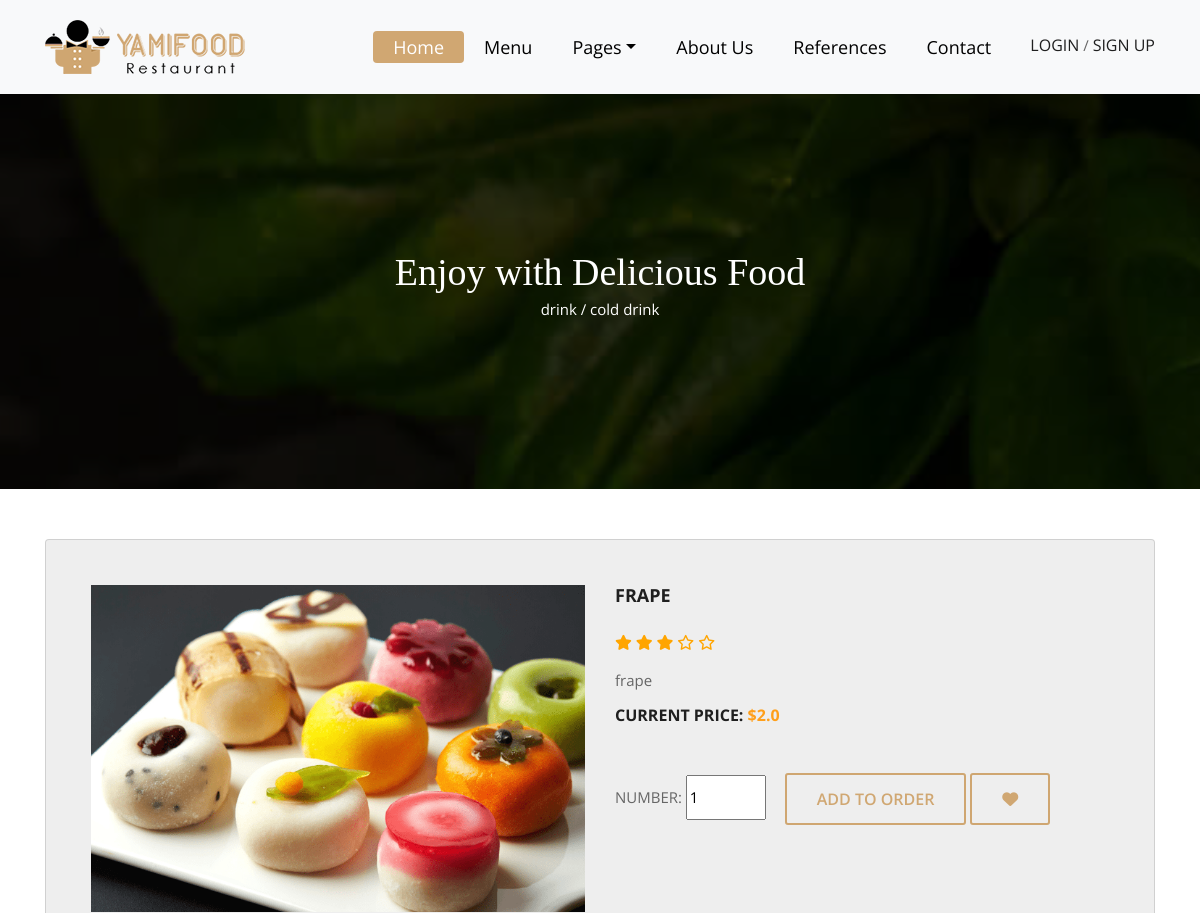
Before: /product/11/frapee/ (upper part) with the older database file.
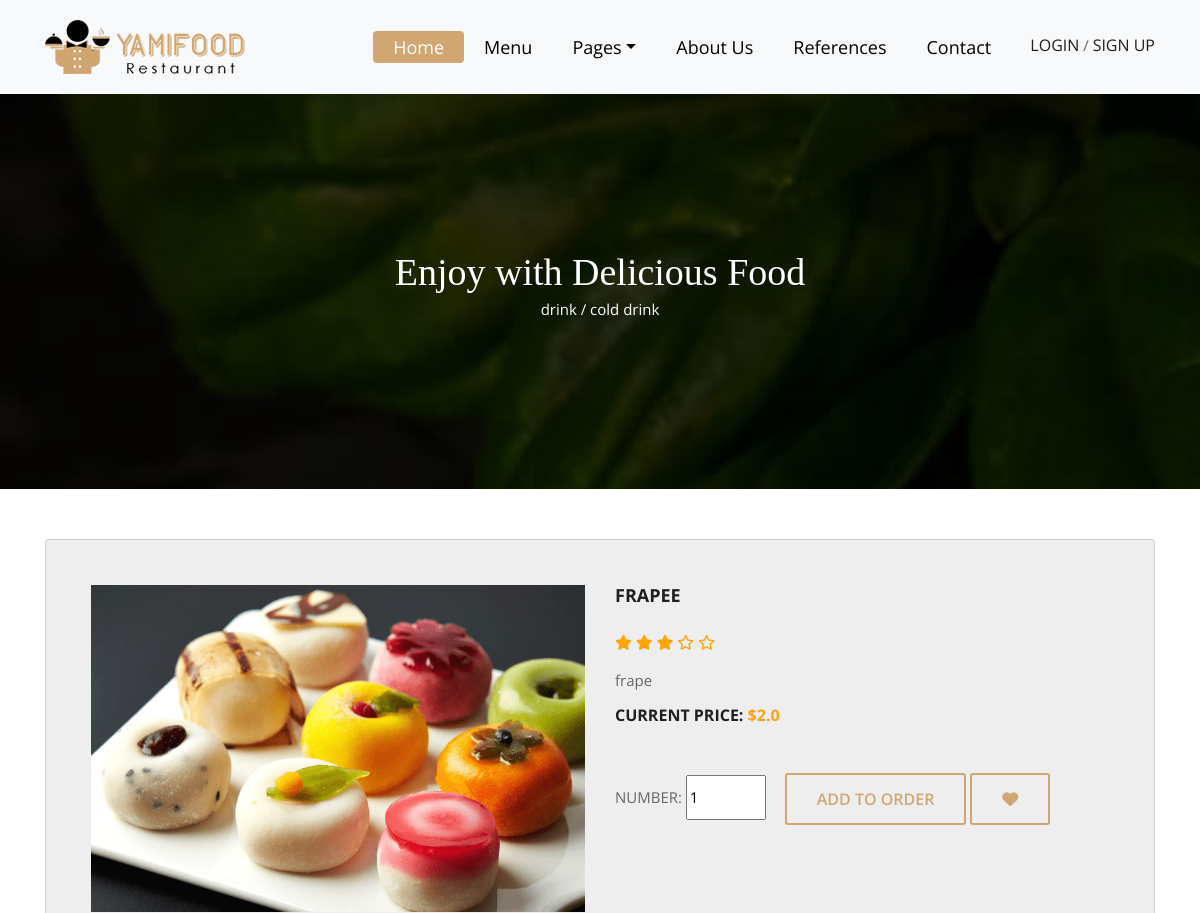
After: the same page with the newer database file.
### product/models.py (models this page shows, shortened)
class Product(models.Model):
    STATUS = (
        ('True', 'Evet'),
        ('False', 'Hayir')
    )
    category = models.ForeignKey(Category, on_delete=models.CASCADE)
    title = models.CharField(max_length=30)
    keywords = models.CharField(blank=True, max_length=255)
    description = models.CharField(blank=True, max_length=255)
    image = models.ImageField(blank=True, upload_to='images/')
    price = models.FloatField()
    slug = models.SlugField(null=False, unique=True)
    detail = RichTextUploadingField()
    status = models.CharField(max_length=10, choices=STATUS)
    create_at = models.DateTimeField(auto_now_add=True)
    update_at = models.DateTimeField(auto_now=True)
    def image_tag(self):
        return mark_safe('<img src="{}" height="50"/>'.format(self.image.url))
    image_tag.short_description = 'Image'

class Category(MPTTModel):
    STATUS = (
        ('True', 'Evet'),
        ('False', 'Hayir')
    )
    title = models.CharField(max_length=30, unique=True)
    keywords = models.CharField(blank=True, max_length=255)
    description = models.CharField(blank=True, max_length=255)
    image = models.ImageField(blank=True, upload_to='images/')
    status = models.CharField(max_length=10, choices=STATUS)
    slug = models.SlugField(null=False, unique=True)
    parent = TreeForeignKey('self', blank=True, null=True, related_name='children', on_delete=models.CASCADE)
    create_at = models.DateTimeField(auto_now_add=True)
    update_at = models.DateTimeField(auto_now=True)
    class MPTTMeta:
        order_insertion_py = ['title']
    def __str__(self):
        full_path = [self.title]
        k = self.parent
        while k is not None:
            full_path.append(k.title)
            k = k.parent
        return ' / '.join(full_path[::-1])
    def image_tag(self):
        return mark_safe('<img src="{}" height="50"/>'.format(self.image.url))
    image_tag.short_description = 'Image'

### home/views.py (the view)
# urls.py: path('product/<int:id>/<slug:slug>/', views.product_detail, name='product_detail'),
def product_detail(request,id,slug):
    category = Category.objects.all()
    product = Product.objects.get(pk=id)
    images = Images.objects.filter(product_id=id)
    comments = Comment.objects.filter(product_id=id,status='True')
    context = {'category': category,'product': product, 'images': images, 'comments': comments,}
    return render(request, 'product_detail.html', context)

### home/templates/product_detail.html (shortened to what this page needs)
{% extends "homebase.html" %}
{% load static %}
{% block head %}
    <link href="https://maxcdn.bootstrapcdn.com/font-awesome/4.7.0/css/font-awesome.min.css" rel="stylesheet">
    <link rel="stylesheet" href="{% static 'css/new.css' %}">
    <link rel="stylesheet" href="{% static 'css/new.css' %}">
{% endblock %}
{% block content %}
    <div class="all-page-title page-breadcrumb">
        <div class="container text-center">
            <div class="row">
                <div class="col-lg-12">
                    <h1>Enjoy with Delicious Food</h1>
                    <p><a style="color: white"
                          href="/category/{{ product.category_id }}/{{ product.category.slug }}">{{ product.category }}</a>
                    </p>
                </div>
            </div>
        </div>
    </div>
    <div class="container">
        <div class="card">
            <div class="container-fliud">
                <div class="wrapper row">
                    <div class="preview col-md-6">
                        <div class="preview-pic tab-content">
                            <div class="tab-pane active" id="pic-1"><img src="{{ product.image.url }}"/></div>
                        </div>
                    </div>
                    <div class="details col-md-6">
                        <h3 class="product-title">{{ product.title }}</h3>
                        <div class="rating">
                                <span style="color: orange" class="fa fa-star checked"></span>
                                <span style="color: orange" class="fa fa-star checked"></span>
                                <span style="color: orange" class="fa fa-star checked"></span>
                                <span style="color: orange" class="fa fa-star-o empty"></span>
                                <span style="color: orange" class="fa fa-star-o empty"></span>
                        </div>
                        <p class="product-description">{{ product.description }}</p>
                        <h4 class="price">current price: <span>${{ product.price }}</span></h4>
                        <br>
                        <div class="action">
                            <span class="text-uppercase">number:</span>
                            <input class="input" type="number" min="0" style="width: 80px; height: 45px" value="1">&emsp;
                            <button class="btn btn-submit" type="button">add to order</button>
                            <button class="btn btn-submit" type="button"><span class="fa fa-heart"></span>
                            </button>
                        </div>
                    </div>
                </div>
            <br>
            </div>
        </div>
    </div>
    <br>
    <br>
{% endblock %}

### home/templates/homebase.html (shortened to what this page needs)
<!DOCTYPE html>
<html lang="en">
<head>
{% load static %}
    <link rel="stylesheet" href="{% static 'css/bootstrap.min.css' %}">
    <link rel="stylesheet" href="{% static 'css/style.css' %}">
    <link rel="stylesheet" href="{% static 'css/responsive.css' %}">
    <link rel="stylesheet" href="{% static 'css/custom.css' %}">
    {% block head %}  {% endblock %}
</head>
<body>
    {% include 'header.html' %}
    {% block content %}  {% endblock %}
</body>
</html>

### home/templates/header.html (shortened to what this page needs)
{% load static %}
	<header class="top-navbar">
		<nav class="navbar navbar-expand-lg navbar-light bg-light">
			<div class="container">
				<a class="navbar-brand" href="/">
					<img src="{%static 'images/logo.png' %}" alt="" />
				</a>
				<div class="collapse navbar-collapse" id="navbars-rs-food">
					<ul class="navbar-nav ml-auto">
						<li class="nav-item active"><a class="nav-link" href="/">Home</a></li>
						<li class="nav-item"><a class="nav-link" href="/menu">Menu</a></li>
						<li class="nav-item dropdown">
							<a class="nav-link dropdown-toggle" href="#" id="dropdown-a" data-toggle="dropdown">Pages</a>
						</li>
                        <li class="nav-item"><a class="nav-link" href="/aboutus">About Us</a></li>
						<li class="nav-item"><a class="nav-link" href="/references">References</a></li>
                        <li class="nav-item"><a class="nav-link" href="/contact">Contact</a></li>
                        <li class="nav-item dropdown">
                            {% if user.id is not None %}
							<a class="nav-link dropdown-toggle" href="#" id="dropdown-a" data-toggle="dropdown"><i class="fa fa-user"></i>
                                {{ user.first_name }}</a>
                            {% else %}
                            &ensp;&ensp;<a class="text-uppercase" style="font-size: 16px" href="/login/"> login</a> / <a class="text-uppercase" style="font-size: 16px" href="/signup/"> Sign Up</a>
                            {% endif %}
						</li>
					</ul>
				</div>
			</div>
		</nav>
	</header>

### home/templates/footer.html (shortened to what this page needs)
{% load static %}

### home/static/css/style.css (style rules this page uses)
body { color: #666666; font-size: 15px; font-family: 'Athiti', sans-serif; line-height: 1.80857; }
a { color: #1f1f1f; text-decoration: none !important; outline: none !important; -webkit-transition: all .3s ease-in-out; -moz-transition: all .3s ease-in-out; -ms-transition: all .3s ease-in-out; -o-transition: all .3s ease-in-out; transition: all .3s ease-in-out; }
h1, h2, h3, h4, h5, h6 { letter-spacing: 0; font-weight: normal; position: relative; padding: 0 0 10px 0; font-weight: normal; line-height: 120% !important; color: #1f1f1f; margin: 0 }
h1 { font-size: 24px }
h3 { font-size: 18px }
h4 { font-size: 16px }
a { color: #1f1f1f; text-decoration: none; outline: none; }
a, .btn { text-decoration: none !important; outline: none !important; -webkit-transition: all .3s ease-in-out; -moz-transition: all .3s ease-in-out; -ms-transition: all .3s ease-in-out; -o-transition: all .3s ease-in-out; transition: all .3s ease-in-out; }
ul, li, ol { list-style: none; margin: 0px; padding: 0px; }
.top-navbar { position: relative; z-index: 10; }
.top-navbar .navbar { padding: 15px 0px; position: fixed; width: 100%; transition: height .3s ease-out, background .3s ease-out, box-shadow .3s ease-out; -webkit-transform: translate3d(0, 0, 0); transform: translate3d(0, 0, 0); z-index: 100; }
.top-navbar .navbar-light .navbar-nav .nav-link { color: #010101; font-size: 18px; padding: 0px 20px; border-radius: 4px; }
.top-navbar .navbar-light .navbar-nav .nav-item.active .nav-link { background: #d0a772; color: #ffffff; border-radius: 4px; }
.btn { text-transform: uppercase; padding: 19px 36px; }
.btn { display: inline-block; font-weight: 600; text-align: center; white-space: nowrap; vertical-align: middle; -webkit-user-select: none; -moz-user-select: none; -ms-user-select: none; user-select: none; border: 2px solid transparent; padding: 12px 30px; font-size: 16px; line-height: 1.5; border-radius: .1875rem; transition: color .15s ease-in-out, background-color .15s ease-in-out, border-color .15s ease-in-out, box-shadow .15s ease-in-out; }
.page-breadcrumb { padding: 250px 0 150px; background: url(../images/all-bg.jpg) no-repeat; background-attachment: fixed; background-size: cover; background-position: 0 0; position: relative; }
.all-page-title .container { position: relative; z-index: 2; }
.all-page-title::before { background: #010101; content: ""; height: 100%; left: 0; position: absolute; top: 0; width: 100%; z-index: 1; opacity: 0.8; }
.all-page-title h1 { font-size: 38px; color: #ffffff; font-family: 'Arbutus Slab', serif; padding: 0px; }
.btn-submit { color: #d0a772; background-color: transparent; background-image: none; border-color: #cfa671; }

### home/static/css/new.css (style rules this page uses)
body { font-family: 'open sans'; overflow-x: hidden; }
img { max-width: 100%; }
.preview { display: -webkit-box; display: -webkit-flex; display: -ms-flexbox; display: flex; -webkit-box-orient: vertical; -webkit-box-direction: normal; -webkit-flex-direction: column; -ms-flex-direction: column; flex-direction: column; }
.preview-pic { -webkit-box-flex: 1; -webkit-flex-grow: 1; -ms-flex-positive: 1; flex-grow: 1; }
.tab-content { overflow: hidden; }
.tab-content img { width: 100%; -webkit-animation-name: opacity; animation-name: opacity; -webkit-animation-duration: .3s; animation-duration: .3s; }
.card { margin-top: 50px; background: #eee; padding: 3em; line-height: 1.5em; }
@media screen and (min-width: 997px) { .wrapper { display: -webkit-box; display: -webkit-flex; display: -ms-flexbox; display: flex; } }
.details { display: -webkit-box; display: -webkit-flex; display: -ms-flexbox; display: flex; -webkit-box-orient: vertical; -webkit-box-direction: normal; -webkit-flex-direction: column; -ms-flex-direction: column; flex-direction: column; }
.product-title, .price, .sizes, .colors { text-transform: UPPERCASE; font-weight: bold; }
.checked, .price span { color: #ff9f1a; }
.product-title, .rating, .product-description, .price, .vote, .sizes { margin-bottom: 15px; }
.product-title { margin-top: 0; }

### home/templates/product_detail.html (style rules this page uses)
.rating { border: none; float: left; }

Changed rows visible on the page:
changed Product "frape": title "FRAPE" → "FRAPEE"
